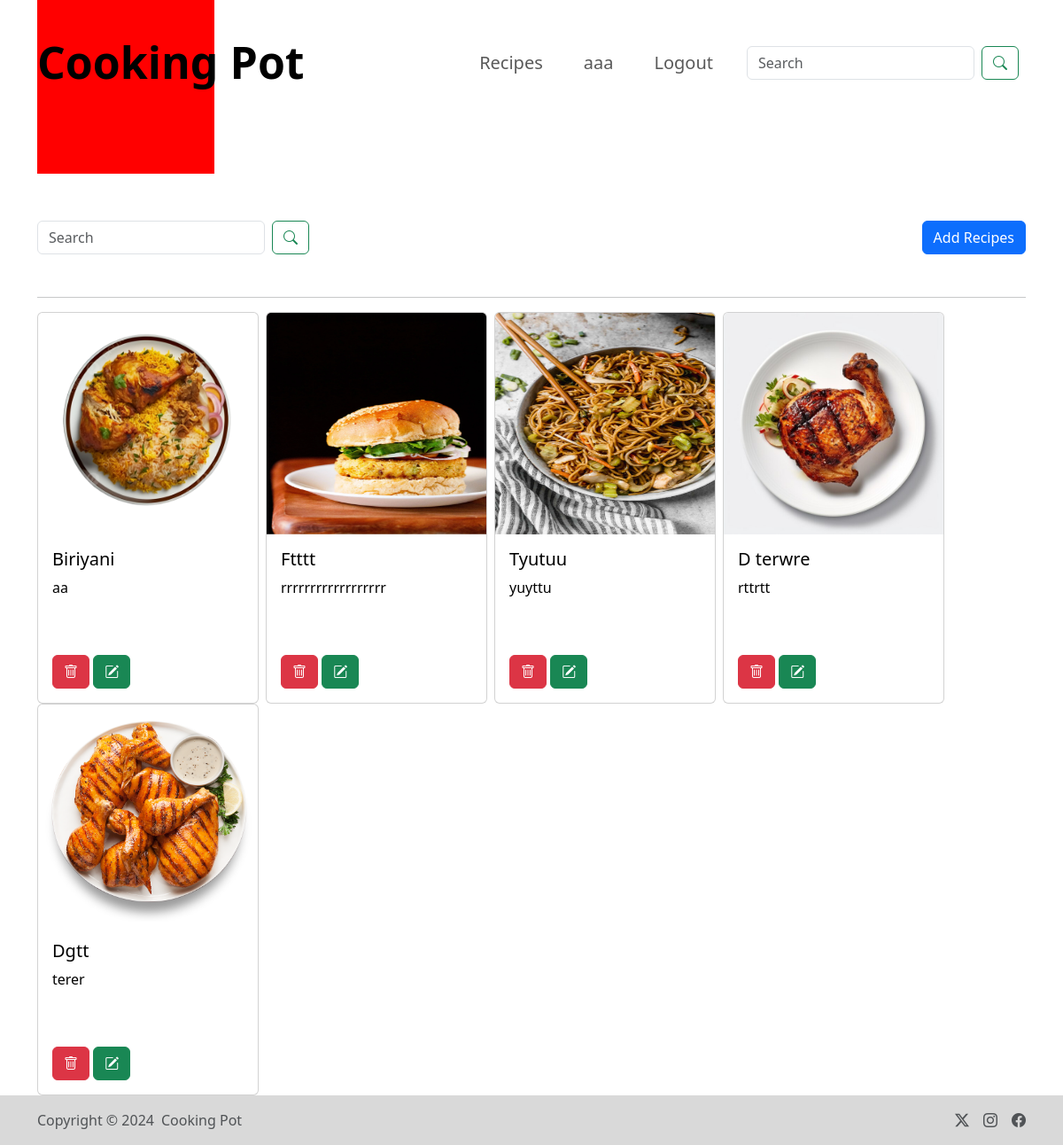
The page /recipe/ (signed in) on the database its author committed.
### Home/models.py (models this page shows)
class Recipe(models.Model):
    user = models.ForeignKey(User, on_delete = models.SET_NULL, null = True, blank = True)
    recipe_name = models.CharField(max_length=100)
    recipe_description = models.TextField()
    recipe_image = models.ImageField(upload_to="images")
    recipe_view_count = models.IntegerField(default=1)

### Home/views.py (the view, shortened to what this page needs)
# urls.py: path('recipe/', recipe, name = "recipe"),
@login_required(login_url="/login_page/")
def recipe(request):
    queryset = Recipe.objects.all()
    if request.GET.get('search'):
        queryset= queryset.filter(recipe_name__icontains = request.GET.get('search'))
    context = {'recipes' : queryset}
    return render(request, 'recipe.html', context)

### Home/Templates/recipe.html (shortened to what this page needs)
{% extends "base.html" %}
{% load static %}
{% block start%}
<div class="container mt-10 ">
    <div class="d-flex justify-content-between mb-5">
      <form class="d-flex">
        <input name="search" class="form-control search-box me-2" type="search" placeholder="Search" aria-label="Search">
        <button class="btn btn-outline-success me-2" type="submit"><i class="bi bi-search"></i></button>
    </form>
    <div>
      <button type="button" class="btn btn-add btn-primary" data-bs-toggle="modal" data-bs-target="#exampleModal">Add Recipes</button>
    </div>
  </div>
  <hr>
  <div class="d-flex flex-wrap">
    {% for recipe in recipes %}
    <a href="#" class="card-link text-decoration-none text-black" data-bs-toggle="modal" data-bs-target="#recipeModal{{ recipe.id }}">
      <div class="card me-2" style="width: 250px;">
        <img src="/media/{{ recipe.recipe_image }}" class="card-img-top" style="height: 250px;">
        <div class="card-body">
          <h5 class="card-title">{{ recipe.recipe_name }}</h5>
          <p class="card-text" style="height: 80px; overflow: hidden; text-overflow: ellipsis;">{{ recipe.recipe_description }}</p>
          <a href="/delete_recipe/{{ recipe.id }}/" class="btn btn-danger mt-2"> <i class="bi bi-trash"></i> </a>
          <a href="/update_recipe/{{ recipe.id }}/" class="btn btn-success mt-2"><i class="bi bi-pencil-square"></i> </a>
        </div>
      </div>
    </a>
    {% endfor %}
  </div>
 </div>
{% endblock %}

### Home/Templates/base.html (shortened to what this page needs)
<!DOCTYPE html>
<html lang="en">
<head>
    <link rel="stylesheet" href="https://cdn.jsdelivr.net/npm/bootstrap-icons@1.11.3/font/bootstrap-icons.min.css">
    <link href= "https://getbootstrap.com/docs/5.3/assets/css/docs.css" rel="stylesheet"/>
    <link href="https://cdn.jsdelivr.net/npm/bootstrap@5.3.3/dist/css/bootstrap.min.css" rel="stylesheet">
</head>
<body>
  <nav class="navbar navbar-expand-lg ">
  <div class="container">
    <a class="navbar-brand mx-auto" href=" /">Cooking Pot</a>
    <div class="red-box"></div>
    <div class="collapse navbar-collapse justify-content-end" id="navbarSupportedContent">
      <ul class="navbar-nav">
        <li class="nav-item">
          <a class="nav-link" href="/recipe/">Recipes</a>
        </li>
      </ul>
      {% if request.user.is_authenticated %}
        <ul class="navbar-nav">
          <li class="nav-item">
            <span class="nav-btn nav-link"> {{ request.user }}</span>
          </li>
        </ul>
      {% endif %}
      <ul class="navbar-nav">
        <li class="nav-item">
          {% if request.user.is_authenticated %}
            <a class="nav-btn nav-link" href="/logout_page/">Logout</a>
          {% else %}
          <a class="nav-btn nav-link" href="/login_page/">Login</a>
          {% endif %}
        </li>
      </ul>
      <ul class="navbar-nav">
        <li class="nav-item">
          <form class="d-flex"><input name="search_home" class="form-control search-box me-2" type="search" placeholder="Search" aria-label="Search">
            <button class="btn btn-outline-success me-2" type="submit"><i class="bi bi-search"></i></button></form>
        </li>
      </ul>
    </div>
  </div>
  </nav>
  {% block start %}
  {% endblock %}
<div class="footer footer-start">
  <div class="container my-">
    <footer class="d-flex flex-wrap justify-content-between align-items-center py-3">
      <div class="col-md-4 d-flex align-items-center">
        <span class="text-muted">Copyright &copy; 2024 </span>
        <a href="#" class="mb-3 ms-2 mb-md-0 text-muted text-decoration-none lh-1"> Cooking Pot</a>
      </div>
      <ul class="nav col-md-4 justify-content-end list-unstyled d-flex">
        <li class="ms-3"><a class="text-muted" href="#"><i class="bi bi-twitter-x"></i></a></li>
        <li class="ms-3"><a class="text-muted" href="#"><i class="bi bi-instagram"> </i></a></li>
        <li class="ms-3"><a class="text-muted" href="#"><i class="bi bi-facebook"></i></a></li>
      </ul>
    </footer>
  </div>
</div>
</body>
</html>

### Home/Templates/base.html (style rules this page uses)
html { scroll-behavior: smooth; }
.navbar-nav { margin-left: 30px; }
.red-box { background-color: red; width: 200px; height: 250px; position: absolute; }
.navbar { margin-top: 20px; }
.navbar-brand { z-index: 1; font-size: 50px; font-weight: bold; }
.mt-10 { margin-top: 8rem; }
.nav-link { font-size: 20px; }
.btn-add { display: flex; align-items: flex-end; }
.search-box { width:100% ; }
.footer-start { background-color: #D9D9D9; }
.footer { position: relative; width : 100%; bottom: 0; }
h5 { text-transform: lowercase; }
h5:first-letter { text-transform: uppercase; }

### rows shown on the page
Recipe: recipe_image (picture), recipe_name "biriyani", recipe_description "aa"
Recipe: recipe_image (picture), recipe_name "ftttt", recipe_description "rrrrrrrrrrrrrrrrrr"
Recipe: recipe_image (picture), recipe_name "tyutuu", recipe_description "yuyttu"
Recipe: recipe_image (picture), recipe_name "d terwre", recipe_description "rttrtt"
Recipe: recipe_image (picture), recipe_name "dgtt", recipe_description "terer"

### other values the page prints
{{ request.user }} "aaa"
